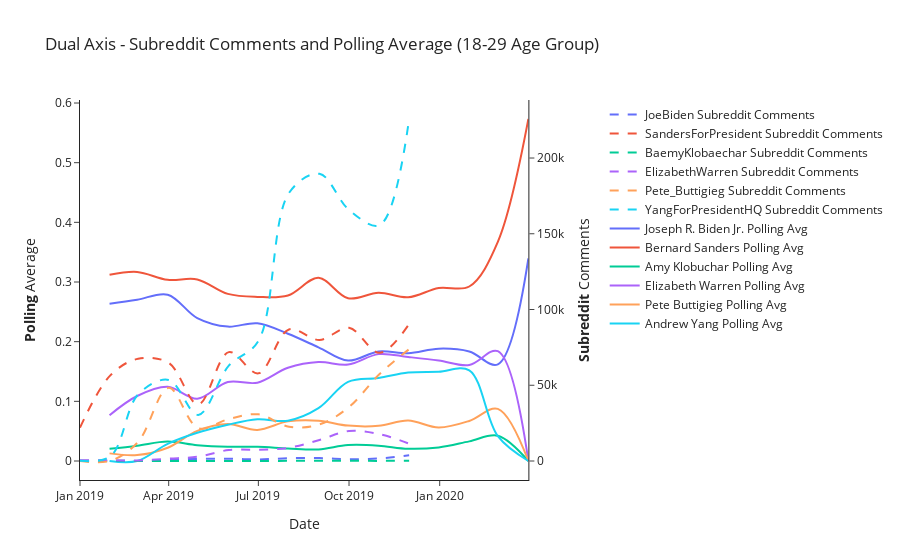

Source (notebook cell):
### Markdown cell above
## Dual Axes

### Code cell
from plotly.subplots import make_subplots

# Create figure with secondary y-axis
fig = make_subplots(specs=[[{"secondary_y": True}]])

# Add subreddit comments
for sub in left_candidates:
    data = subreddit_comments[subreddit_comments["subreddit"] == sub]
    fig.add_trace(
        go.Scatter(x=data["date"],
                   y=data["count"],
                   name="{} Subreddit Comments".format(sub),
                   line_shape="spline",
                   mode='lines',
                   line=dict(color=mapping[sub],dash='dash')),
        secondary_y=True)

# Add from media coverage
for cand,col in zip(pretty_names,concat_col_names):
    fig.add_trace(go.Scatter(x=polling_agg["date"],
                             y=polling_agg[col], 
                             mode='lines',
                             line_shape="spline",
                             name="{} Polling Avg".format(cand),
                             line=dict(color=poll_mapping[cand])
                            ),
                 secondary_y=False)



# Add figure title
fig.update_layout(
    title_text="Dual Axis - Subreddit Comments and Polling Average (18-29 Age Group)",
    template="simple_white",
    legend=dict(orientation='v', x=1.1, xanchor='left', y=1),
)

fig.update_xaxes(title_text="Date")

# Set y-axes titles
fig.update_yaxes(title_text="<b>Polling</b> Average", secondary_y=False)
fig.update_yaxes(title_text="<b>Subreddit</b> Comments", secondary_y=True)
# fig.write_html("visualizations/temporal/{}_BI_counts_vs_polling_avg-YOUNG.html".format(TIME_FRAME))
fig.show()

### Figure 1 — Plotly figure (JSON) as saved in the notebook; plotly's stock layout.template omitted (floating-point values rounded to 4 significant figures)
{"data": [{"line": {"color": "#636EFA", "dash": "dash", "shape": "spline"}, "mode": "lines", "name": "JoeBiden Subreddit Comments", "type": "scatter", "x": ["2019-01-01T00:00:00", "2019-02-01T00:00:00", "2019-03-01T00:00:00", "2019-04-01T00:00:00", "2019-05-01T00:00:00", "2019-06-01T00:00:00", "2019-07-01T00:00:00", "2019-08-01T00:00:00", "2019-09-01T00:00:00", "2019-10-01T00:00:00", "2019-11-01T00:00:00", "2019-12-01T00:00:00"], "xaxis": "x", "y": [1, 11, 36, 839, 1414, 1531, 1037, 1825, 1912, 1156, 1716, 3825], "yaxis": "y2"}, {"line": {"color": "#EF553B", "dash": "dash", "shape": "spline"}, "mode": "lines", "name": "SandersForPresident Subreddit Comments", "type": "scatter", "x": ["2019-01-01T00:00:00", "2019-02-01T00:00:00", "2019-03-01T00:00:00", "2019-04-01T00:00:00", "2019-05-01T00:00:00", "2019-06-01T00:00:00", "2019-07-01T00:00:00", "2019-08-01T00:00:00", "2019-09-01T00:00:00", "2019-10-01T00:00:00", "2019-11-01T00:00:00", "2019-12-01T00:00:00"], "xaxis": "x", "y": [22016, 56683, 67497, 64758, 37354, 71863, 57860, 86820, 79887, 87907, 71442, 90414], "yaxis": "y2"}, {"line": {"color": "#00CC96", "dash": "dash", "shape": "spline"}, "mode": "lines", "name": "BaemyKlobaechar Subreddit Comments", "type": "scatter", "x": ["2019-01-01T00:00:00", "2019-02-01T00:00:00", "2019-03-01T00:00:00", "2019-04-01T00:00:00", "2019-05-01T00:00:00", "2019-06-01T00:00:00", "2019-07-01T00:00:00", "2019-08-01T00:00:00", "2019-09-01T00:00:00", "2019-10-01T00:00:00", "2019-11-01T00:00:00", "2019-12-01T00:00:00"], "xaxis": "x", "y": [101, 239, 28, 31, 13, 47, 22, 107, 136, 139, 82, 211], "yaxis": "y2"}, {"line": {"color": "#AB63FA", "dash": "dash", "shape": "spline"}, "mode": "lines", "name": "ElizabethWarren Subreddit Comments", "type": "scatter", "x": ["2019-01-01T00:00:00", "2019-02-01T00:00:00", "2019-03-01T00:00:00", "2019-04-01T00:00:00", "2019-05-01T00:00:00", "2019-06-01T00:00:00", "2019-07-01T00:00:00", "2019-08-01T00:00:00", "2019-09-01T00:00:00", "2019-10-01T00:00:00", "2019-11-01T00:00:00", "2019-12-01T00:00:00"], "xaxis": "x", "y": [454, 445, 366, 1561, 2921, 7242, 7370, 8759, 13839, 19781, 17708, 11451], "yaxis": "y2"}, {"line": {"color": "#FFA15A", "dash": "dash", "shape": "spline"}, "mode": "lines", "name": "Pete_Buttigieg Subreddit Comments", "type": "scatter", "x": ["2019-01-01T00:00:00", "2019-02-01T00:00:00", "2019-03-01T00:00:00", "2019-04-01T00:00:00", "2019-05-01T00:00:00", "2019-06-01T00:00:00", "2019-07-01T00:00:00", "2019-08-01T00:00:00", "2019-09-01T00:00:00", "2019-10-01T00:00:00", "2019-11-01T00:00:00", "2019-12-01T00:00:00"], "xaxis": "x", "y": [21, 144, 12604, 48305, 21619, 27709, 30785, 22679, 24136, 35638, 57412, 73831], "yaxis": "y2"}, {"line": {"color": "#19D3F3", "dash": "dash", "shape": "spline"}, "mode": "lines", "name": "YangForPresidentHQ Subreddit Comments", "type": "scatter", "x": ["2019-01-01T00:00:00", "2019-02-01T00:00:00", "2019-03-01T00:00:00", "2019-04-01T00:00:00", "2019-05-01T00:00:00", "2019-06-01T00:00:00", "2019-07-01T00:00:00", "2019-08-01T00:00:00", "2019-09-01T00:00:00", "2019-10-01T00:00:00", "2019-11-01T00:00:00", "2019-12-01T00:00:00"], "xaxis": "x", "y": [95, 3138, 43978, 53512, 30442, 62914, 79167, 176906, 189596, 165746, 155684, 225756], "yaxis": "y2"}, {"line": {"color": "#636EFA", "shape": "spline"}, "mode": "lines", "name": "Joseph R. Biden Jr. Polling Avg", "type": "scatter", "x": ["2019-01-31T00:00:00", "2019-02-28T00:00:00", "2019-03-31T00:00:00", "2019-04-30T00:00:00", "2019-05-31T00:00:00", "2019-06-30T00:00:00", "2019-07-31T00:00:00", "2019-08-31T00:00:00", "2019-09-30T00:00:00", "2019-10-31T00:00:00", "2019-11-30T00:00:00", "2019-12-31T00:00:00", "2020-01-31T00:00:00", "2020-02-29T00:00:00", "2020-03-31T00:00:00"], "xaxis": "x", "y": [0.2634, 0.2703, 0.2788, 0.2396, 0.2253, 0.2309, 0.2133, 0.1906, 0.1683, 0.1837, 0.1806, 0.1883, 0.1836, 0.162, 0.3396], "yaxis": "y"}, {"line": {"color": "#EF553B", "shape": "spline"}, "mode": "lines", "name": "Bernard Sanders Polling Avg", "type": "scatter", "x": ["2019-01-31T00:00:00", "2019-02-28T00:00:00", "2019-03-31T00:00:00", "2019-04-30T00:00:00", "2019-05-31T00:00:00", "2019-06-30T00:00:00", "2019-07-31T00:00:00", "2019-08-31T00:00:00", "2019-09-30T00:00:00", "2019-10-31T00:00:00", "2019-11-30T00:00:00", "2019-12-31T00:00:00", "2020-01-31T00:00:00", "2020-02-29T00:00:00", "2020-03-31T00:00:00"], "xaxis": "x", "y": [0.312, 0.3168, 0.3037, 0.3043, 0.2801, 0.2751, 0.2774, 0.307, 0.2728, 0.2819, 0.2744, 0.2901, 0.2925, 0.3673, 0.5732], "yaxis": "y"}, {"line": {"color": "#00CC96", "shape": "spline"}, "mode": "lines", "name": "Amy Klobuchar Polling Avg", "type": "scatter", "x": ["2019-01-31T00:00:00", "2019-02-28T00:00:00", "2019-03-31T00:00:00", "2019-04-30T00:00:00", "2019-05-31T00:00:00", "2019-06-30T00:00:00", "2019-07-31T00:00:00", "2019-08-31T00:00:00", "2019-09-30T00:00:00", "2019-10-31T00:00:00", "2019-11-30T00:00:00", "2019-12-31T00:00:00", "2020-01-31T00:00:00", "2020-02-29T00:00:00", "2020-03-31T00:00:00"], "xaxis": "x", "y": [0.02046, 0.02574, 0.03272, 0.02653, 0.02384, 0.02375, 0.02098, 0.01932, 0.02669, 0.0257, 0.0205, 0.02278, 0.03288, 0.04241, 0], "yaxis": "y"}, {"line": {"color": "#AB63FA", "shape": "spline"}, "mode": "lines", "name": "Elizabeth Warren Polling Avg", "type": "scatter", "x": ["2019-01-31T00:00:00", "2019-02-28T00:00:00", "2019-03-31T00:00:00", "2019-04-30T00:00:00", "2019-05-31T00:00:00", "2019-06-30T00:00:00", "2019-07-31T00:00:00", "2019-08-31T00:00:00", "2019-09-30T00:00:00", "2019-10-31T00:00:00", "2019-11-30T00:00:00", "2019-12-31T00:00:00", "2020-01-31T00:00:00", "2020-02-29T00:00:00", "2020-03-31T00:00:00"], "xaxis": "x", "y": [0.07673, 0.1089, 0.1243, 0.1045, 0.1323, 0.1313, 0.1562, 0.1659, 0.1616, 0.1791, 0.1743, 0.1686, 0.161, 0.1841, 0], "yaxis": "y"}, {"line": {"color": "#FFA15A", "shape": "spline"}, "mode": "lines", "name": "Pete Buttigieg Polling Avg", "type": "scatter", "x": ["2019-01-31T00:00:00", "2019-02-28T00:00:00", "2019-03-31T00:00:00", "2019-04-30T00:00:00", "2019-05-31T00:00:00", "2019-06-30T00:00:00", "2019-07-31T00:00:00", "2019-08-31T00:00:00", "2019-09-30T00:00:00", "2019-10-31T00:00:00", "2019-11-30T00:00:00", "2019-12-31T00:00:00", "2020-01-31T00:00:00", "2020-02-29T00:00:00", "2020-03-31T00:00:00"], "xaxis": "x", "y": [0.01279, 0.009901, 0.02225, 0.05058, 0.06198, 0.05211, 0.06643, 0.06763, 0.0593, 0.05896, 0.06782, 0.05619, 0.06712, 0.08736, 0], "yaxis": "y"}, {"line": {"color": "#19D3F3", "shape": "spline"}, "mode": "lines", "name": "Andrew Yang Polling Avg", "type": "scatter", "x": ["2019-01-31T00:00:00", "2019-02-28T00:00:00", "2019-03-31T00:00:00", "2019-04-30T00:00:00", "2019-05-31T00:00:00", "2019-06-30T00:00:00", "2019-07-31T00:00:00", "2019-08-31T00:00:00", "2019-09-30T00:00:00", "2019-10-31T00:00:00", "2019-11-30T00:00:00", "2019-12-31T00:00:00", "2020-01-31T00:00:00", "2020-02-29T00:00:00", "2020-03-31T00:00:00"], "xaxis": "x", "y": [0, 0, 0.0288, 0.04726, 0.06079, 0.06992, 0.0676, 0.08857, 0.1327, 0.1391, 0.1483, 0.1496, 0.1521, 0.04156, 0], "yaxis": "y"}], "layout": {"legend": {"orientation": "v", "x": 1.1, "xanchor": "left", "y": 1}, "title": {"text": "Dual Axis - Subreddit Comments and Polling Average (18-29 Age Group)"}, "xaxis": {"anchor": "y", "domain": [0, 0.94], "title": {"text": "Date"}}, "yaxis": {"anchor": "x", "domain": [0, 1], "title": {"text": "<b>Polling</b> Average"}}, "yaxis2": {"anchor": "x", "overlaying": "y", "side": "right", "title": {"text": "<b>Subreddit</b> Comments"}}}}
